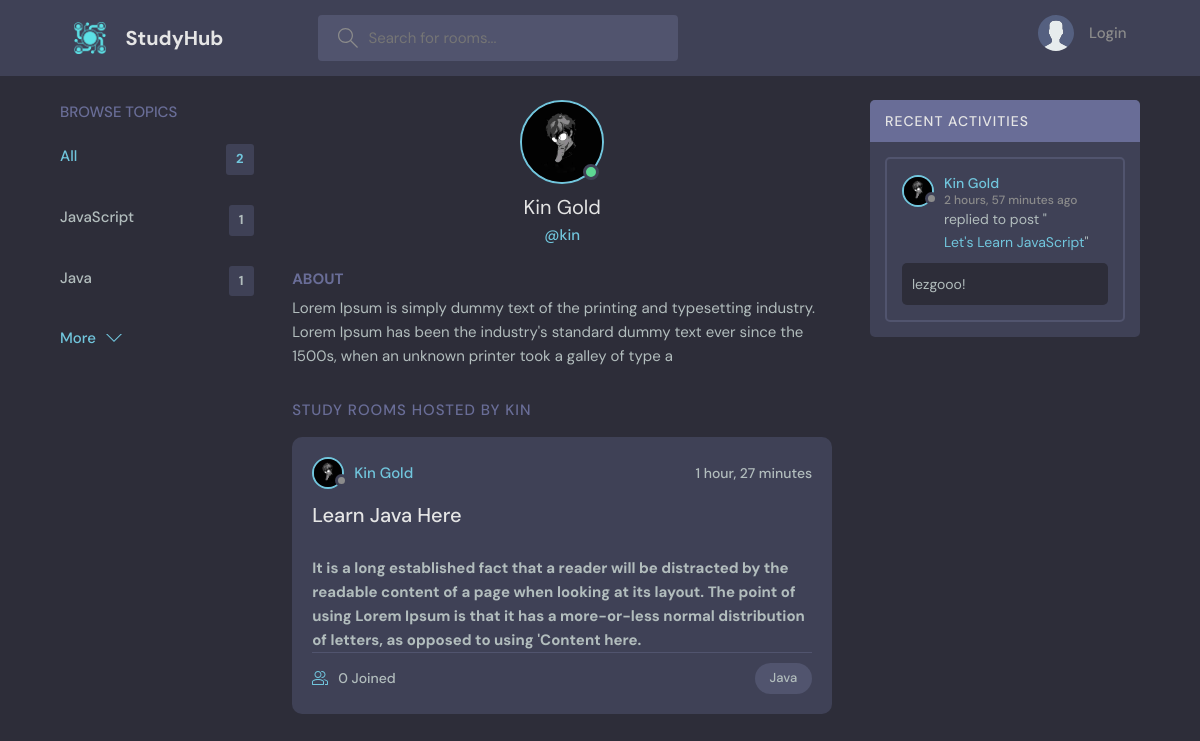
The app's page /profile/2/ with its own data.
### base/models.py (models this page shows, shortened)
class Topic(models.Model):
    name = models.CharField(max_length=200)

class User(AbstractUser):
    name = models.CharField(max_length=200, null=True)
    email = models.EmailField(unique=True, null=True)
    bio = models.TextField(max_length=200, null=True, blank=True)
    avatar= models.ImageField(null=True, default="avatar.svg")
    USERNAME_FIELD = 'email'
    REQUIRED_FIELDS = []

class Room(models.Model):
    host=   models.ForeignKey(User, on_delete=models.SET_NULL, null=True)
    topic= models.ForeignKey(Topic, on_delete=models.SET_NULL, null=True)
    name = models.CharField(max_length=200)
    description = models.TextField(null=True, blank=True)
    participants = models.ManyToManyField(User, related_name='participants', blank=True)
    updated = models.DateTimeField(auto_now=True)
    created = models.DateTimeField(auto_now_add=True)
    class Meta:
        ordering = ['-updated', '-created']
    def __str__(self):
        return self.name

class Message(models.Model):
    user = models.ForeignKey(User, on_delete=models.CASCADE)
    room = models.ForeignKey(Room, on_delete=models.CASCADE)
    body = models.TextField()
    updated = models.DateTimeField(auto_now=True)
    created = models.DateTimeField(auto_now_add=True)
    class Meta:
        ordering = ['-updated', '-created']

### base/views.py (the view)
# urls.py: path('profile/<str:pk>/', views.userProfile, name='user-profile'),
def userProfile(request, pk):
    user = User.objects.get(id=pk)
    rooms = user.room_set.all()
    room_messages = user.message_set.all()
    topics = Topic.objects.all()
    context = {'user': user, 'rooms': rooms, 'room_messages': room_messages, 'topics': topics}
    return render(request, 'base/profile.html', context)

### base/templates/base/profile.html (shortened to what this page needs)
{% extends 'main.html' %}
{% block content %}
<main class="profile-page layout layout--3">
  <div class="container">
    {% include 'base/topics_component.html' %}
    <div class="roomList">
      <div class="profile">
        <div class="profile__avatar">
          <div class="avatar avatar--large active">
            <img src="{{user.avatar.url}}" />
          </div>
        </div>
        <div class="profile__info">
          <h3>{{user.name}}</h3>
          <p>@{{user.username}}</p>
        </div>
        <div class="profile__about">
          <h3>About</h3>
          <p>
            {{user.bio}}
          </p>
        </div>
      </div>
      <div class="roomList__header">
        <div>
          <h2>Study Rooms Hosted by {{user.username}}</a>
          </h2>
        </div>
      </div>
      {% include 'base/feed_component.html' %}
    </div>
    {% include 'base/activity_component.html' %}
  </div>
</main>
{% endblock content %}

### templates/main.html (shortened to what this page needs)
<!DOCTYPE html>
{% load static %}
<html lang="en">
  <head>
    <link rel="stylesheet" href="{% static 'styles/style.css' %}" />
  </head>
  <body>
    {% include 'navbar.html' %}
    {% block content %}
    {% endblock content %}
  </body>
</html>

### templates/navbar.html (shortened to what this page needs)
{% load static %}
<header class="header header--loggedIn">
  <div class="container">
    <a href="{% url 'home' %}" class="header__logo">
      <img src="{% static 'images/logo.png' %}" />
      <h1>StudyHub</h1>
    </a>
    <form class="header__search" method="GET" action="{% url 'home' %}">
      <label>
        <input name="q" placeholder="Search for rooms..." />
      </label>
    </form>
    <nav class="header__menu">
      {% if request.user.is_authenticated %}
      <div class="header__user">
        <a href="{% url 'user-profile' request.user.id %}">
          <div class="avatar avatar--medium active">
            <img src="{{ request.user.avatar.url}}" />
          </div>
          <p>
            {{request.user.name}}<span>@{{request.user.username}}</span>
          </p>
        </a>
        <button class="dropdown-button">
          <svg
            version="1.1"
            xmlns="http://www.w3.org/2000/svg"
            width="32"
            height="32"
            viewBox="0 0 32 32"
          >
            <title>chevron-down</title>
            <path d="M16 21l-13-13h-3l16 16 16-16h-3l-13 13z"></path>
          </svg>
        </button>
      </div>
      {% else %}
      <a href="{% url 'login' %}">
          <img src="{% static 'images/avatar.svg' %}" />
          <p>Login</p>
        </a>
      {% endif %}
    </nav>
  </div>
</header>

### base/templates/base/topics_component.html
<div class="topics">
    <div class="topics__header">
      <h2>Browse Topics</h2>
    </div>
    <ul class="topics__list">
      <li>
        <a href="{% url 'home' %}" class="active">All <span>{{topics.count}}</span></a>
      </li>
      {% for topic in topics  %}
      <li>
        <a href="{% url 'home' %}?q={{topic.name}}">{{topic.name}} <span>{{topic.room_set.all.count}}</span></a>
      </li>
      {% endfor %}
    </ul>
    <a class="btn btn--link" href="{% url 'topics' %}">
      More
      <svg
        version="1.1"
        xmlns="http://www.w3.org/2000/svg"
        width="32"
        height="32"
        viewBox="0 0 32 32"
      >
        <title>chevron-down</title>
        <path d="M16 21l-13-13h-3l16 16 16-16h-3l-13 13z"></path>
      </svg>
    </a>
  </div>

### base/templates/base/feed_component.html (shortened to what this page needs)
{% for room in rooms %}
<div class="roomListRoom">
    <div class="roomListRoom__header">
      <a href="{% url 'user-profile' room.host.id %}" class="roomListRoom__author">
        <div class="avatar avatar--small">
          <img src="{{ room.host.avatar.url}}" />
        </div>
        <span>{{room.host.name}}</span>
      </a>
      <div class="roomListRoom__actions">
        <span>{{room.created|timesince}}</span>
      </div>
    </div>
    <div class="roomListRoom__content">
      <a href="{% url 'room' room.id %}">{{room.name}}</a>
    </div>
    <div class="roomListRoom__description">
      <h5 href="{% url 'room' room.id %}">{{room.description}}</h5>
    </div>
    <div class="roomListRoom__meta">
      <a href="{% url 'room' room.id %}" class="roomListRoom__joined">
        {{room.participants.all.count}} Joined
      </a>
      <p class="roomListRoom__topic">{{room.topic.name}}</p>
    </div>
  </div>
{% endfor %}

### base/templates/base/activity_component.html (shortened to what this page needs)
<div class="activities">
    <div class="activities__header">
      <h2>Recent Activities</h2>
    </div>
    {% for message in room_messages %}
    <div class="activities__box">
      <div class="activities__boxHeader roomListRoom__header">
        <a href="{% url 'user-profile' message.user.id %}" class="roomListRoom__author">
          <div class="avatar avatar--small">
            <img src="{{ message.user.avatar.url}}" />
          </div>
          <p>
            {{message.user.name}}
            <span> {{message.created|timesince}} ago</span>
          </p>
        </a>
      </div>
      <div class="activities__boxContent">
        <p>
          replied to post "<a href="{% url 'room' message.room.id %}">{{message.room}}</a>"
        </p>
        <div class="activities__boxRoomContent">
            {{message.body}}
        </div>
      </div>
    </div>
    {% endfor %}
  </div>

### records on screen
Topic: name "JavaScript", room_set.all.count "1"
Topic: name "Java", room_set.all.count "1"
User: avatar (picture), name "Kin Gold", username "kin", bio "Lorem Ipsum is simply dummy text of the printing and typesetting industry. Lorem Ipsum has been the industry's standard dummy text ever since the 1500s, when an unknown printer took a galley of type a", username "KIN"
Room: host.avatar (picture), host.name "Kin Gold", created "1 hour, 27 minutes", name "Learn Java Here", description "It is a long established fact that a reader will be distracted by the readable content of a page when looking at its layout. The point of using Lorem Ipsum is that it has a more-or-less normal distribution of letters, as opposed to using 'Content here.", participants.all.count "0", topic.name "Java"
Message: user.avatar (picture), user.name "Kin Gold", created "2 hours, 57 minutes", room "Let's Learn JavaScript", body "lezgooo!"

### other values on screen
{{ topics.count }} "2"
